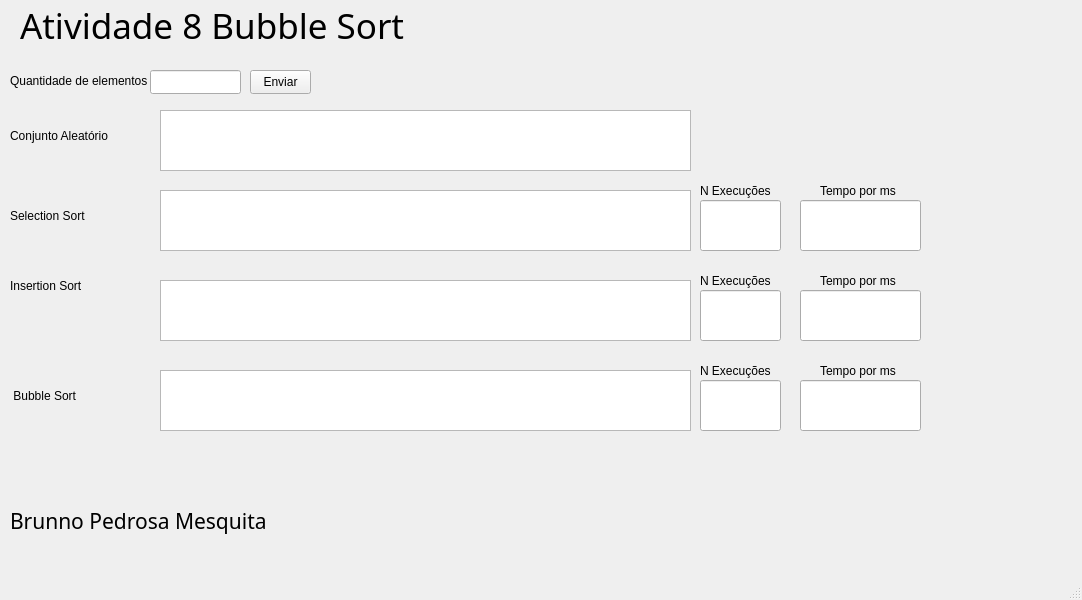
<?xml version="1.0" encoding="UTF-8"?>
<ui version="4.0">
 <class>MainWindow</class>
 <widget class="QMainWindow" name="MainWindow">
  <property name="geometry">
   <rect>
    <x>0</x>
    <y>0</y>
    <width>1082</width>
    <height>600</height>
   </rect>
  </property>
  <property name="windowTitle">
   <string>MainWindow</string>
  </property>
  <widget class="QWidget" name="centralwidget">
   <widget class="QLabel" name="label_Tam">
    <property name="geometry">
     <rect>
      <x>10</x>
      <y>70</y>
      <width>141</width>
      <height>21</height>
     </rect>
    </property>
    <property name="text">
     <string>Quantidade de elementos</string>
    </property>
   </widget>
   <widget class="QLineEdit" name="lineEdit_tempoSS">
    <property name="geometry">
     <rect>
      <x>800</x>
      <y>200</y>
      <width>121</width>
      <height>51</height>
     </rect>
    </property>
   </widget>
   <widget class="QLabel" name="label_12">
    <property name="geometry">
     <rect>
      <x>820</x>
      <y>260</y>
      <width>81</width>
      <height>41</height>
     </rect>
    </property>
    <property name="text">
     <string>Tempo por ms</string>
    </property>
   </widget>
   <widget class="QLabel" name="label_2">
    <property name="geometry">
     <rect>
      <x>10</x>
      <y>480</y>
      <width>311</width>
      <height>81</height>
     </rect>
    </property>
    <property name="font">
     <font>
      <family>Franklin Gothic Demi Cond</family>
      <pointsize>16</pointsize>
     </font>
    </property>
    <property name="text">
     <string>Brunno Pedrosa Mesquita</string>
    </property>
   </widget>
   <widget class="QLabel" name="label_COri_2">
    <property name="geometry">
     <rect>
      <x>10</x>
      <y>180</y>
      <width>131</width>
      <height>71</height>
     </rect>
    </property>
    <property name="text">
     <string>Selection Sort</string>
    </property>
   </widget>
   <widget class="QLabel" name="label_11">
    <property name="geometry">
     <rect>
      <x>700</x>
      <y>260</y>
      <width>81</width>
      <height>41</height>
     </rect>
    </property>
    <property name="text">
     <string>N Execuções</string>
    </property>
   </widget>
   <widget class="QLabel" name="label_COri">
    <property name="geometry">
     <rect>
      <x>10</x>
      <y>100</y>
      <width>111</width>
      <height>71</height>
     </rect>
    </property>
    <property name="text">
     <string>Conjunto Aleatório</string>
    </property>
   </widget>
   <widget class="QLineEdit" name="lineEdit_Exec_Vet">
    <property name="geometry">
     <rect>
      <x>700</x>
      <y>200</y>
      <width>81</width>
      <height>51</height>
     </rect>
    </property>
   </widget>
   <widget class="QLabel" name="label_13">
    <property name="geometry">
     <rect>
      <x>820</x>
      <y>170</y>
      <width>81</width>
      <height>41</height>
     </rect>
    </property>
    <property name="text">
     <string>Tempo por ms</string>
    </property>
   </widget>
   <widget class="QLineEdit" name="lineEdit_Tamanho">
    <property name="geometry">
     <rect>
      <x>150</x>
      <y>70</y>
      <width>91</width>
      <height>24</height>
     </rect>
    </property>
    <property name="font">
     <font>
      <family>MS UI Gothic</family>
      <pointsize>14</pointsize>
     </font>
    </property>
   </widget>
   <widget class="QPushButton" name="pushButton_Tamanho">
    <property name="geometry">
     <rect>
      <x>250</x>
      <y>70</y>
      <width>61</width>
      <height>24</height>
     </rect>
    </property>
    <property name="text">
     <string>Enviar</string>
    </property>
   </widget>
   <widget class="QTextEdit" name="textEdit_Ordenado">
    <property name="geometry">
     <rect>
      <x>160</x>
      <y>190</y>
      <width>531</width>
      <height>61</height>
     </rect>
    </property>
    <property name="font">
     <font>
      <family>MS UI Gothic</family>
      <pointsize>11</pointsize>
     </font>
    </property>
    <property name="readOnly">
     <bool>true</bool>
    </property>
   </widget>
   <widget class="QLineEdit" name="lineEdit_tempoIS">
    <property name="geometry">
     <rect>
      <x>800</x>
      <y>290</y>
      <width>121</width>
      <height>51</height>
     </rect>
    </property>
   </widget>
   <widget class="QTextEdit" name="textEdit_Conjunto">
    <property name="geometry">
     <rect>
      <x>160</x>
      <y>110</y>
      <width>531</width>
      <height>61</height>
     </rect>
    </property>
    <property name="font">
     <font>
      <family>MS UI Gothic</family>
      <pointsize>11</pointsize>
     </font>
    </property>
    <property name="readOnly">
     <bool>true</bool>
    </property>
   </widget>
   <widget class="QLabel" name="label_10">
    <property name="geometry">
     <rect>
      <x>700</x>
      <y>170</y>
      <width>81</width>
      <height>41</height>
     </rect>
    </property>
    <property name="text">
     <string>N Execuções</string>
    </property>
   </widget>
   <widget class="QLabel" name="label">
    <property name="geometry">
     <rect>
      <x>20</x>
      <y>0</y>
      <width>541</width>
      <height>51</height>
     </rect>
    </property>
    <property name="font">
     <font>
      <family>Tw Cen MT</family>
      <pointsize>26</pointsize>
      <bold>false</bold>
     </font>
    </property>
    <property name="text">
     <string>Atividade 8 Bubble Sort</string>
    </property>
   </widget>
   <widget class="QTextEdit" name="textEdit_Ordenado_IS">
    <property name="geometry">
     <rect>
      <x>160</x>
      <y>280</y>
      <width>531</width>
      <height>61</height>
     </rect>
    </property>
    <property name="font">
     <font>
      <family>MS UI Gothic</family>
      <pointsize>11</pointsize>
     </font>
    </property>
    <property name="readOnly">
     <bool>true</bool>
    </property>
   </widget>
   <widget class="QLabel" name="label_COri_3">
    <property name="geometry">
     <rect>
      <x>10</x>
      <y>250</y>
      <width>131</width>
      <height>71</height>
     </rect>
    </property>
    <property name="text">
     <string>Insertion Sort</string>
    </property>
   </widget>
   <widget class="QLineEdit" name="lineEdit_Exec_Vet_2">
    <property name="geometry">
     <rect>
      <x>700</x>
      <y>290</y>
      <width>81</width>
      <height>51</height>
     </rect>
    </property>
   </widget>
   <widget class="QTextEdit" name="textEdit_Ordenado_BB">
    <property name="geometry">
     <rect>
      <x>160</x>
      <y>370</y>
      <width>531</width>
      <height>61</height>
     </rect>
    </property>
    <property name="font">
     <font>
      <family>MS UI Gothic</family>
      <pointsize>11</pointsize>
     </font>
    </property>
    <property name="readOnly">
     <bool>true</bool>
    </property>
   </widget>
   <widget class="QLabel" name="label_COri_4">
    <property name="geometry">
     <rect>
      <x>10</x>
      <y>360</y>
      <width>131</width>
      <height>71</height>
     </rect>
    </property>
    <property name="text">
     <string> Bubble Sort</string>
    </property>
   </widget>
   <widget class="QLineEdit" name="lineEdit_Exec_Vet_3">
    <property name="geometry">
     <rect>
      <x>700</x>
      <y>380</y>
      <width>81</width>
      <height>51</height>
     </rect>
    </property>
   </widget>
   <widget class="QLabel" name="label_15">
    <property name="geometry">
     <rect>
      <x>700</x>
      <y>350</y>
      <width>81</width>
      <height>41</height>
     </rect>
    </property>
    <property name="text">
     <string>N Execuções</string>
    </property>
   </widget>
   <widget class="QLineEdit" name="lineEdit_tempoBB">
    <property name="geometry">
     <rect>
      <x>800</x>
      <y>380</y>
      <width>121</width>
      <height>51</height>
     </rect>
    </property>
   </widget>
   <widget class="QLabel" name="label_14">
    <property name="geometry">
     <rect>
      <x>820</x>
      <y>350</y>
      <width>81</width>
      <height>41</height>
     </rect>
    </property>
    <property name="text">
     <string>Tempo por ms</string>
    </property>
   </widget>
  </widget>
  <widget class="QMenuBar" name="menubar">
   <property name="geometry">
    <rect>
     <x>0</x>
     <y>0</y>
     <width>1082</width>
     <height>21</height>
    </rect>
   </property>
  </widget>
  <widget class="QStatusBar" name="statusbar"/>
 </widget>
 <resources/>
 <connections/>
</ui>
